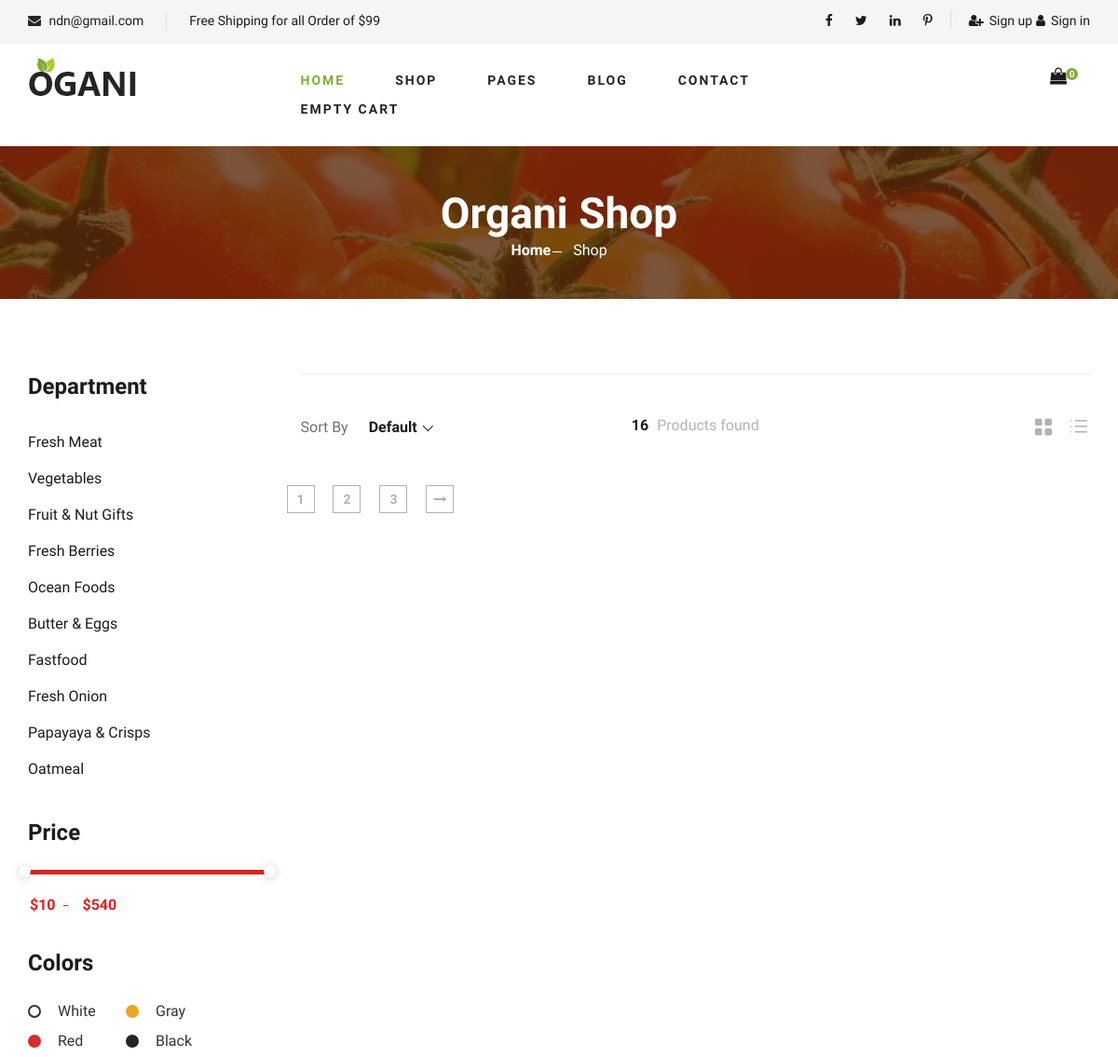
Before: /user/controller/OrderController.php (upper part) with the older database file.
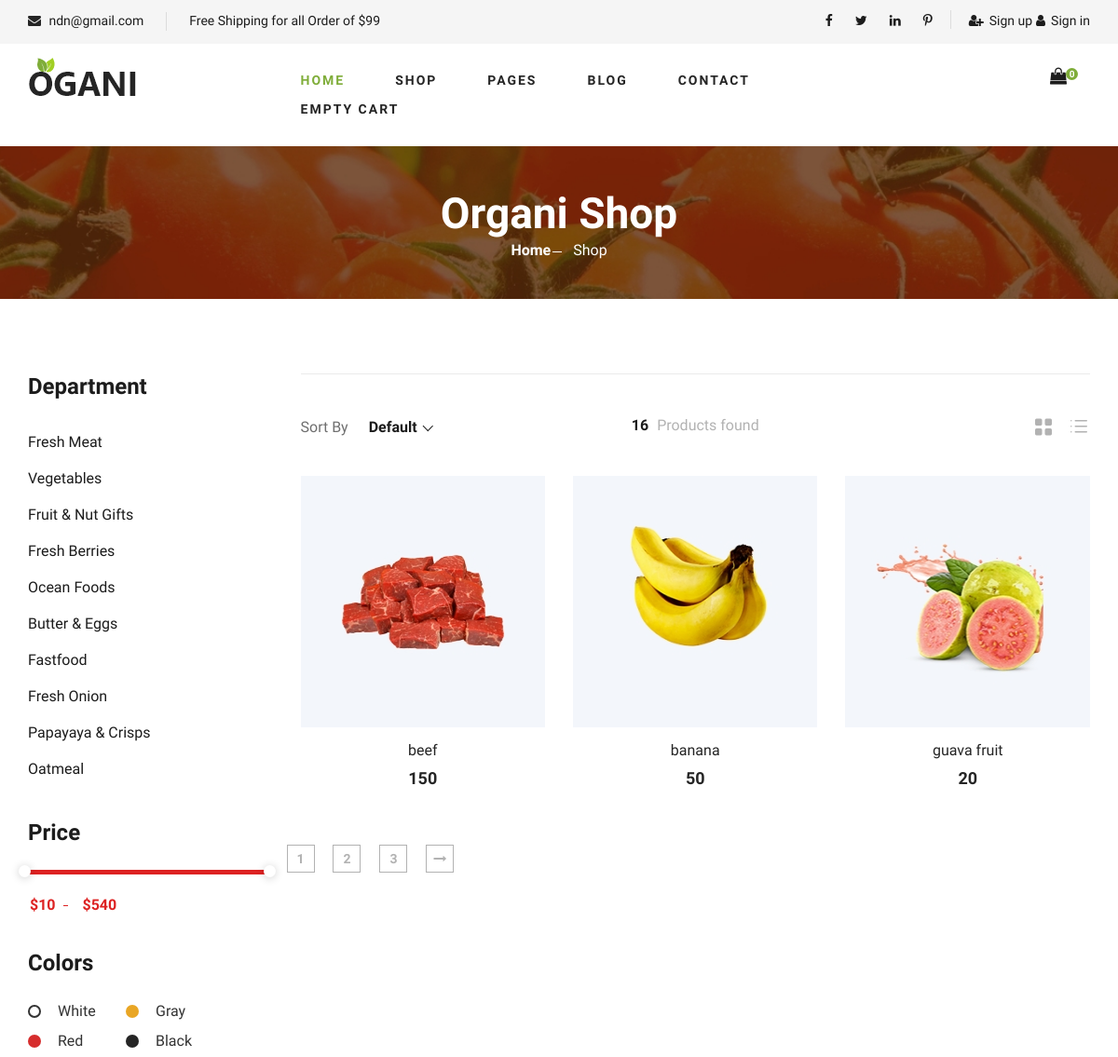
After: the same page with the newer database file.
### tables this page shows
CREATE TABLE `product` (
  `id` int(11) NOT NULL,
  `name` varchar(45) DEFAULT NULL,
  `image` varchar(200) DEFAULT NULL,
  `price` float DEFAULT NULL,
  `status` tinyint(1) DEFAULT NULL
);

### user/controller/BaseController.php (called while the page is built, shortened)
<?php
class BaseController {
    public function view($view, $data = []) {
        require_once "../view/" .$view . ".php";
    }
}

### user/utils/MySQLUtil.php (called while the page is built, shortened)
<?php
class MySQLUtil {
    private $servername;
    private $username;
    private $password;
    private $dbname;
    private static $conn;
    public function __construct() {
        $this->servername = "localhost";
        $this->username = "root";
        $this->password = "";
        $this->dbname = "organicstore";
            return self::$conn;
    }
    public function connectDB() {
        try {
            self::$conn = new PDO("mysql:host=$this->servername;dbname=$this->dbname", $this->username, $this->password);
            self::$conn->setAttribute(PDO::ATTR_ERRMODE, PDO::ERRMODE_EXCEPTION);
            return self::$conn;
        } catch (PDOException $e) {
            echo "Connection failed: " . $e->getMessage();
        }
    }
    public function disconnectDB() {
        self::$conn = NULL;
    }
    public function getAllData($query) {
        $stmt = self::$conn->prepare($query);
        $stmt->execute();
        return $stmt->fetchAll(PDO::FETCH_ASSOC);
    }
}

### user/model/ProductModel.php (called while the page is built, shortened)
<?php
include_once '../utils/MySQLUtil.php';
class ProductModel {
    public function getAllProduct() {
        $myDB = new MySQLUtil();
        $query = "SELECT id, name, image, price FROM product";
        $data = $myDB->getAllData($query);
        return $data;
    }
}

### user/view/shop-grid.php (the view, shortened to what the changed rows need)
<!DOCTYPE html>
<html lang="zxx">
    <head>
        <?php
        include '../view/layout/head.php';
        ?>
    </head>
    <body>
        <section class="breadcrumb-section set-bg" data-setbg="../view/img/breadcrumb.jpg">
            <div class="container">
                <div class="row">
                    <div class="col-lg-12 text-center">
                        <div class="breadcrumb__text">
                            <h2>Organi Shop</h2>
                        </div>
                    </div>
                </div>
            </div>
        </section>
        <section class="product spad">
            <div class="container">
                <div class="row">
                    <div class="col-lg-9 col-md-7">
                        <div class="row" >
                            <?php
                            for ($i = 0; $i < count($data["product_list"]); $i++) {
                                echo '<div class = "col-lg-4 col-md-6 col-sm-6">';
                                echo '<form action="../controller/OrderController.php" method="POST">';
                                echo '<div class = "product__item">';
                                echo '<div class = "product__item__pic set-bg" data-setbg = "' . $data["product_list"][$i]["image"] . '">';
                                echo '</div>';
                                echo '<div class = "product__item__text">';
                                echo '<h6><a href = "#">' . $data["product_list"][$i]["name"] . '</a></h6>';
                                echo '<h5>' . $data["product_list"][$i]["price"] . '</h5>';
                                echo '</div>';
                                echo '</div>';
                                echo '</form>';
                                echo '</div>';
                            }
                            ?>
                        </div>
                    </div>
                </div>
        </section>
    </body>
</html>

Changed rows visible on the page:
added product: shows a picture, name "beef", price "150"
added product: shows a picture, name "banana", price "50"
added product: shows a picture, name "guava fruit", price "20"
